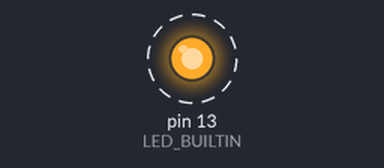
A sketch run on a simulated Arduino Uno, built with avr-gcc and run on an emulated ATmega328P. Parts: output pins drawn as LEDs (lit = HIGH). Dashed ring = blinking.

Above: at 0.6 s.
Timing chart, 0 to 3.0 s (numbered marks = the images above):
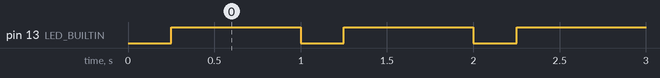

Measured:
- by itself, pin 13 (LED_BUILTIN): alternates HIGH for 0.75 s and LOW for 0.25 s

The sketch:

Buildin_LED.ino
```cpp
void setup() {
  // https://www.arduino.cc/reference/en/language/functions/digital-io/pinmode/
  pinMode(LED_BUILTIN, OUTPUT);
}

void loop() {
  // https://www.arduino.cc/reference/en/language/functions/digital-io/digitalwrite/
  // LED ON
  digitalWrite(LED_BUILTIN, LOW);
  delay(250);
  // LED OFF
  digitalWrite(LED_BUILTIN, HIGH);
  delay(750);
}
```
